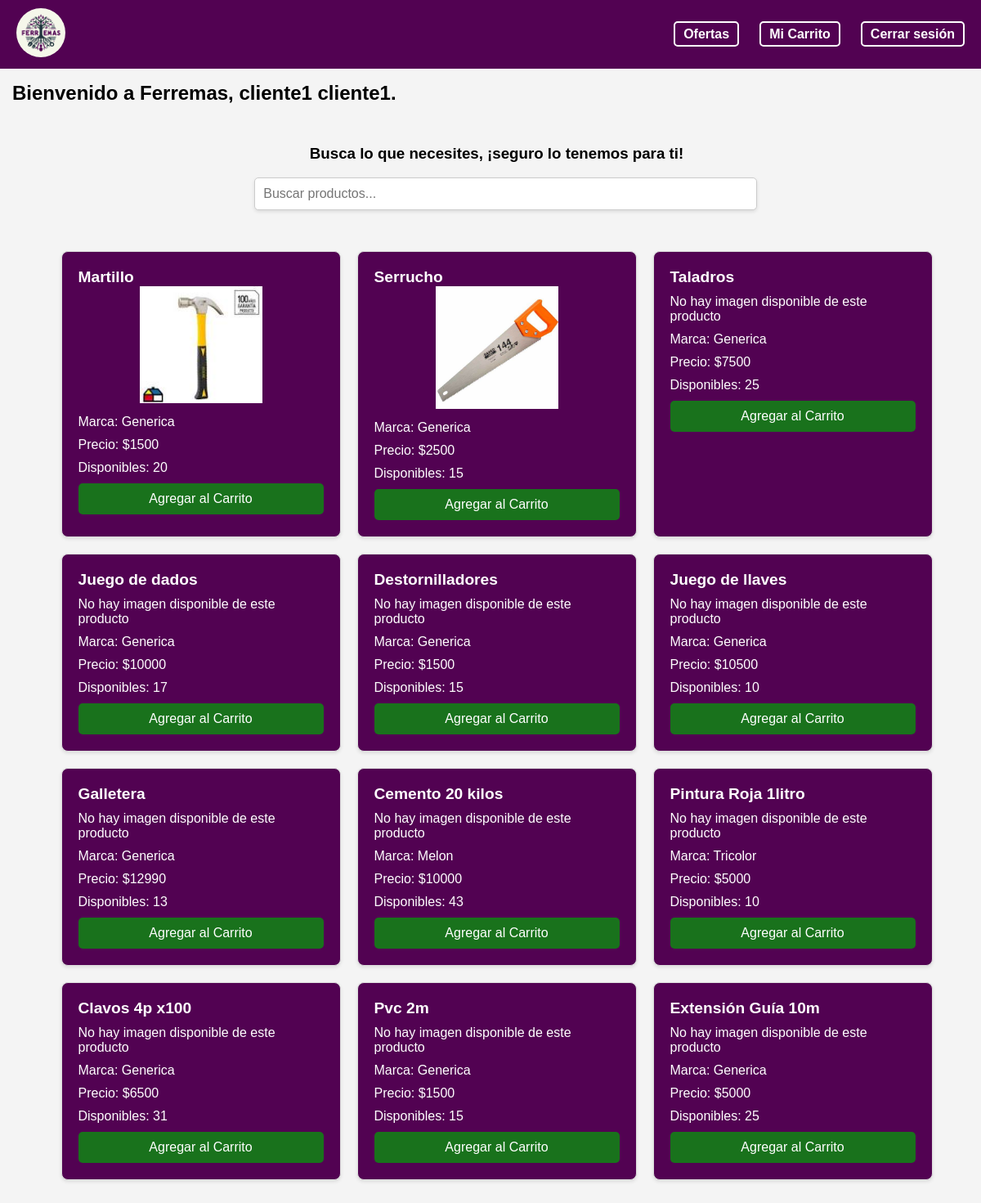
/cli_home/ (signed in), run on an earlier commit of the app's database.
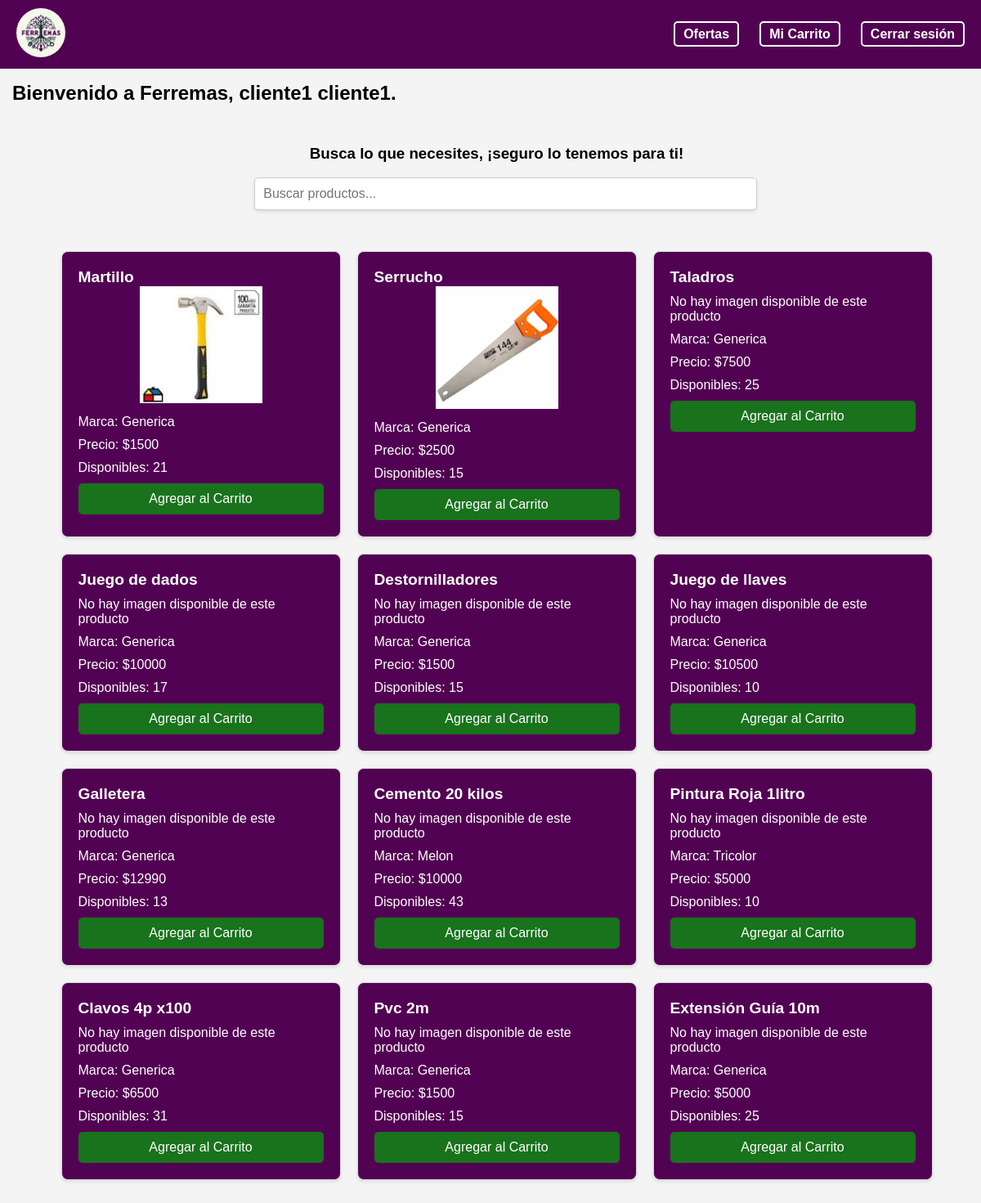
And on a later commit of the database.
### myapp/models.py (models this page shows, shortened)
class Inventario(models.Model):
    prod_id = models.AutoField(primary_key=True)
    prod_nom = models.CharField(max_length=50)
    prod_marca = models.CharField(max_length=25)
    prod_prec= models.IntegerField()
    prod_img = models.ImageField(upload_to=path_and_rename, null=True, blank=True)
    catProd_nom = models.ForeignKey(CategoriaProducto, on_delete=models.CASCADE)
    inv_cantTotal = models.IntegerField(default=0)

### myapp/views.py (the view)
# urls.py: path('cli_home/', views.cli_home, name='cli_home'),
def cli_home(request):
    try:
        cliente = Cliente.objects.get(cli_id=request.session['user_id'])
        print("Cliente ID from session:", request.session.get('user_id'))
        print("Cliente Profile for current user:", cliente)
    except Cliente.DoesNotExist:
        return JsonResponse({'error': 'Cliente no encontrado'})
    productos= Inventario.objects.all()
    categorias = CategoriaProducto.objects.all()
    categoria_filtro = request.GET.get('categoria')
    if categoria_filtro:
        productos = productos.filter(catProd_nom__catProd_nom=categoria_filtro)
    return render(request, 'cliente/cli_home.html', {'cliente': cliente , 'productos': productos, 'categorias': categorias})

### myapp/models.py (called while the page is built)
    def __str__(self):
        return self.rol.rol_id + ' - ' + self.cli_name +' '+ self.cli_lastname

### myapp/templates/cliente/cli_home.html (shortened to what this page needs)
{% load static %}
<!DOCTYPE html>
<html lang="en">
<head>
    <link rel="stylesheet" href="{% static '/styles/nav.css' %}" />
    <link rel="stylesheet" href="{% static '/styles/cliente/productos.css' %}" />
</head>
<body>
    <header>
        <nav>
            <div class="navbar">
            <div class="logo">
                <a href="/cli_home">
                <img src="{% static '/logo/LogoFerremas.png' %}" alt="Logo" />
                </a>
            </div>
            <div class="nav-items">
                <ul>
                <li><a href="#" id="ofertas-link"> Ofertas</a></li>
                <li><a href="/cli_carrito" id="carrito-link"> Mi Carrito</a></li>
                <li><a href="/"> Cerrar sesión</a></li>
                </ul>
            </div>
            </div>
        </nav>
    </header>
    <div class="content" id="text1" style="margin-top: 100px; margin-left: 15px;">
        <h2> Bienvenido a Ferremas, {{cliente.cli_name}} {{cliente.cli_lastname}}.</h2>
        <div class="search-bar">
            <div class="search-text">
                <h3>Busca lo que necesites, ¡seguro lo tenemos para ti!</h3>
            </div>
            <div div class="search-input-container">
                <input type="text" id="searchInput" placeholder="Buscar productos..." onkeyup="filtrarProductos()">
            </div>
        </div>
        <div class="card-container" id="productos-section">
            {% for producto in productos %}
                <div class="productos-card">
                    <div class="card-header">
                        <h5>{{ producto.prod_nom }}</h5>
                    </div>
                    <div class="card-body">
                        {% if producto.prod_img %}
                            <div class="imagen-producto" style="text-align: center;">
                                <img src="{{ producto.prod_img.url }}" alt="{{ producto.prod_nom }}">
                            </div>
                        {% else %}
                            <p>No hay imagen disponible de este producto</p>
                        {% endif %}
                        <p>Marca: {{ producto.prod_marca }}</p>
                        <p>Precio: ${{ producto.prod_prec }}</p>
                        <p>Disponibles: {{ producto.inv_cantTotal }}</p>
                    </div>
                    <a href="{% url 'Add' producto.prod_id %}" class="btn-agregar-carrito">Agregar al Carrito</a>
                </div>
            {% endfor %}
        </div>
    </div>
</body>
</html>

What changed in the data, as far as the page shows it:
changed Inventario "Martillo": inv_cantTotal "20" → "21"
